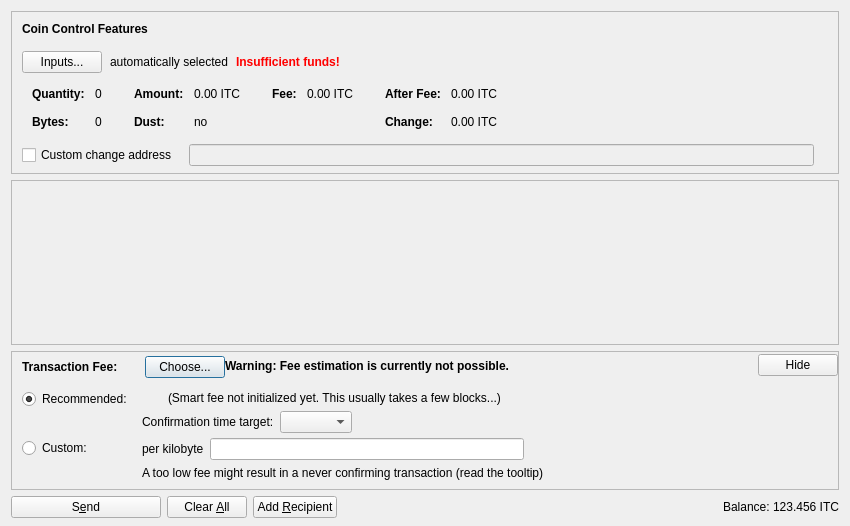
<?xml version="1.0" encoding="UTF-8"?>
<ui version="4.0">
 <class>SendCoinsDialog</class>
 <widget class="QDialog" name="SendCoinsDialog">
  <property name="geometry">
   <rect>
    <x>0</x>
    <y>0</y>
    <width>850</width>
    <height>526</height>
   </rect>
  </property>
  <property name="windowTitle">
   <string>Send Coins</string>
  </property>
  <layout class="QVBoxLayout" name="verticalLayout" stretch="0,1,0,0">
   <property name="bottomMargin">
    <number>8</number>
   </property>
   <item>
    <widget class="QFrame" name="frameCoinControl">
     <property name="sizePolicy">
      <sizepolicy hsizetype="Expanding" vsizetype="Expanding">
       <horstretch>0</horstretch>
       <verstretch>0</verstretch>
      </sizepolicy>
     </property>
     <property name="maximumSize">
      <size>
       <width>16777215</width>
       <height>16777215</height>
      </size>
     </property>
     <property name="frameShape">
      <enum>QFrame::StyledPanel</enum>
     </property>
     <property name="frameShadow">
      <enum>QFrame::Sunken</enum>
     </property>
     <layout class="QVBoxLayout" name="verticalLayoutCoinControl2">
      <property name="spacing">
       <number>0</number>
      </property>
      <property name="leftMargin">
       <number>0</number>
      </property>
      <property name="topMargin">
       <number>0</number>
      </property>
      <property name="rightMargin">
       <number>0</number>
      </property>
      <property name="bottomMargin">
       <number>6</number>
      </property>
      <item>
       <layout class="QVBoxLayout" name="verticalLayoutCoinControl" stretch="0,0,0,0,1">
        <property name="spacing">
         <number>0</number>
        </property>
        <property name="leftMargin">
         <number>10</number>
        </property>
        <property name="topMargin">
         <number>10</number>
        </property>
        <item>
         <layout class="QHBoxLayout" name="horizontalLayoutCoinControl1">
          <property name="bottomMargin">
           <number>15</number>
          </property>
          <item>
           <widget class="QLabel" name="labelCoinControlFeatures">
            <property name="sizePolicy">
             <sizepolicy hsizetype="Preferred" vsizetype="Maximum">
              <horstretch>0</horstretch>
              <verstretch>0</verstretch>
             </sizepolicy>
            </property>
            <property name="font">
             <font>
              <weight>75</weight>
              <bold>true</bold>
             </font>
            </property>
            <property name="styleSheet">
             <string notr="true">font-weight:bold;</string>
            </property>
            <property name="text">
             <string>Coin Control Features</string>
            </property>
           </widget>
          </item>
         </layout>
        </item>
        <item>
         <layout class="QHBoxLayout" name="horizontalLayoutCoinControl2" stretch="0,0,0,0">
          <property name="spacing">
           <number>8</number>
          </property>
          <property name="bottomMargin">
           <number>10</number>
          </property>
          <item>
           <widget class="QPushButton" name="pushButtonCoinControl">
            <property name="styleSheet">
             <string notr="true"/>
            </property>
            <property name="text">
             <string>Inputs...</string>
            </property>
            <property name="autoDefault">
             <bool>false</bool>
            </property>
           </widget>
          </item>
          <item>
           <widget class="QLabel" name="labelCoinControlAutomaticallySelected">
            <property name="text">
             <string>automatically selected</string>
            </property>
            <property name="margin">
             <number>5</number>
            </property>
           </widget>
          </item>
          <item>
           <widget class="QLabel" name="labelCoinControlInsuffFunds">
            <property name="font">
             <font>
              <weight>75</weight>
              <bold>true</bold>
             </font>
            </property>
            <property name="styleSheet">
             <string notr="true">color:red;font-weight:bold;</string>
            </property>
            <property name="text">
             <string>Insufficient funds!</string>
            </property>
            <property name="margin">
             <number>5</number>
            </property>
           </widget>
          </item>
          <item>
           <spacer name="horizontalSpacerCoinControl">
            <property name="orientation">
             <enum>Qt::Horizontal</enum>
            </property>
            <property name="sizeHint" stdset="0">
             <size>
              <width>40</width>
              <height>1</height>
             </size>
            </property>
           </spacer>
          </item>
         </layout>
        </item>
        <item>
         <widget class="QWidget" name="widgetCoinControl" native="true">
          <property name="sizePolicy">
           <sizepolicy hsizetype="Preferred" vsizetype="Preferred">
            <horstretch>0</horstretch>
            <verstretch>0</verstretch>
           </sizepolicy>
          </property>
          <property name="minimumSize">
           <size>
            <width>0</width>
            <height>0</height>
           </size>
          </property>
          <property name="styleSheet">
           <string notr="true"/>
          </property>
          <layout class="QHBoxLayout" name="horizontalLayoutCoinControl5">
           <property name="leftMargin">
            <number>0</number>
           </property>
           <property name="topMargin">
            <number>0</number>
           </property>
           <property name="rightMargin">
            <number>0</number>
           </property>
           <property name="bottomMargin">
            <number>0</number>
           </property>
           <item>
            <layout class="QHBoxLayout" name="horizontalLayoutCoinControl3" stretch="0,0,0,1">
             <property name="spacing">
              <number>20</number>
             </property>
             <property name="topMargin">
              <number>0</number>
             </property>
             <property name="bottomMargin">
              <number>10</number>
             </property>
             <item>
              <layout class="QFormLayout" name="formLayoutCoinControl1">
               <property name="horizontalSpacing">
                <number>10</number>
               </property>
               <property name="verticalSpacing">
                <number>14</number>
               </property>
               <property name="leftMargin">
                <number>10</number>
               </property>
               <property name="topMargin">
                <number>4</number>
               </property>
               <property name="rightMargin">
                <number>6</number>
               </property>
               <item row="0" column="0">
                <widget class="QLabel" name="labelCoinControlQuantityText">
                 <property name="font">
                  <font>
                   <weight>75</weight>
                   <bold>true</bold>
                  </font>
                 </property>
                 <property name="text">
                  <string>Quantity:</string>
                 </property>
                 <property name="margin">
                  <number>0</number>
                 </property>
                </widget>
               </item>
               <item row="0" column="1">
                <widget class="QLabel" name="labelCoinControlQuantity">
                 <property name="cursor">
                  <cursorShape>IBeamCursor</cursorShape>
                 </property>
                 <property name="contextMenuPolicy">
                  <enum>Qt::ActionsContextMenu</enum>
                 </property>
                 <property name="text">
                  <string notr="true">0</string>
                 </property>
                 <property name="margin">
                  <number>0</number>
                 </property>
                 <property name="textInteractionFlags">
                  <set>Qt::LinksAccessibleByMouse|Qt::TextSelectableByKeyboard|Qt::TextSelectableByMouse</set>
                 </property>
                </widget>
               </item>
               <item row="1" column="0">
                <widget class="QLabel" name="labelCoinControlBytesText">
                 <property name="font">
                  <font>
                   <weight>75</weight>
                   <bold>true</bold>
                  </font>
                 </property>
                 <property name="text">
                  <string>Bytes:</string>
                 </property>
                </widget>
               </item>
               <item row="1" column="1">
                <widget class="QLabel" name="labelCoinControlBytes">
                 <property name="cursor">
                  <cursorShape>IBeamCursor</cursorShape>
                 </property>
                 <property name="contextMenuPolicy">
                  <enum>Qt::ActionsContextMenu</enum>
                 </property>
                 <property name="text">
                  <string notr="true">0</string>
                 </property>
                 <property name="textInteractionFlags">
                  <set>Qt::LinksAccessibleByMouse|Qt::TextSelectableByKeyboard|Qt::TextSelectableByMouse</set>
                 </property>
                </widget>
               </item>
              </layout>
             </item>
             <item>
              <layout class="QFormLayout" name="formLayoutCoinControl2">
               <property name="horizontalSpacing">
                <number>10</number>
               </property>
               <property name="verticalSpacing">
                <number>14</number>
               </property>
               <property name="leftMargin">
                <number>6</number>
               </property>
               <property name="topMargin">
                <number>4</number>
               </property>
               <property name="rightMargin">
                <number>6</number>
               </property>
               <item row="0" column="0">
                <widget class="QLabel" name="labelCoinControlAmountText">
                 <property name="font">
                  <font>
                   <weight>75</weight>
                   <bold>true</bold>
                  </font>
                 </property>
                 <property name="text">
                  <string>Amount:</string>
                 </property>
                 <property name="margin">
                  <number>0</number>
                 </property>
                </widget>
               </item>
               <item row="0" column="1">
                <widget class="QLabel" name="labelCoinControlAmount">
                 <property name="cursor">
                  <cursorShape>IBeamCursor</cursorShape>
                 </property>
                 <property name="contextMenuPolicy">
                  <enum>Qt::ActionsContextMenu</enum>
                 </property>
                 <property name="text">
                  <string notr="true">0.00 ITC</string>
                 </property>
                 <property name="textInteractionFlags">
                  <set>Qt::LinksAccessibleByMouse|Qt::TextSelectableByKeyboard|Qt::TextSelectableByMouse</set>
                 </property>
                </widget>
               </item>
               <item row="1" column="0">
                <widget class="QLabel" name="labelCoinControlLowOutputText">
                 <property name="font">
                  <font>
                   <weight>75</weight>
                   <bold>true</bold>
                  </font>
                 </property>
                 <property name="text">
                  <string>Dust:</string>
                 </property>
                </widget>
               </item>
               <item row="1" column="1">
                <widget class="QLabel" name="labelCoinControlLowOutput">
                 <property name="cursor">
                  <cursorShape>IBeamCursor</cursorShape>
                 </property>
                 <property name="contextMenuPolicy">
                  <enum>Qt::ActionsContextMenu</enum>
                 </property>
                 <property name="text">
                  <string notr="true">no</string>
                 </property>
                 <property name="textInteractionFlags">
                  <set>Qt::LinksAccessibleByMouse|Qt::TextSelectableByKeyboard|Qt::TextSelectableByMouse</set>
                 </property>
                </widget>
               </item>
              </layout>
             </item>
             <item>
              <layout class="QFormLayout" name="formLayoutCoinControl3">
               <property name="horizontalSpacing">
                <number>10</number>
               </property>
               <property name="verticalSpacing">
                <number>14</number>
               </property>
               <property name="leftMargin">
                <number>6</number>
               </property>
               <property name="topMargin">
                <number>4</number>
               </property>
               <property name="rightMargin">
                <number>6</number>
               </property>
               <item row="0" column="0">
                <widget class="QLabel" name="labelCoinControlFeeText">
                 <property name="font">
                  <font>
                   <weight>75</weight>
                   <bold>true</bold>
                  </font>
                 </property>
                 <property name="text">
                  <string>Fee:</string>
                 </property>
                 <property name="margin">
                  <number>0</number>
                 </property>
                </widget>
               </item>
               <item row="0" column="1">
                <widget class="QLabel" name="labelCoinControlFee">
                 <property name="cursor">
                  <cursorShape>IBeamCursor</cursorShape>
                 </property>
                 <property name="contextMenuPolicy">
                  <enum>Qt::ActionsContextMenu</enum>
                 </property>
                 <property name="text">
                  <string notr="true">0.00 ITC</string>
                 </property>
                 <property name="textInteractionFlags">
                  <set>Qt::LinksAccessibleByMouse|Qt::TextSelectableByKeyboard|Qt::TextSelectableByMouse</set>
                 </property>
                </widget>
               </item>
              </layout>
             </item>
             <item>
              <layout class="QFormLayout" name="formLayoutCoinControl4">
               <property name="horizontalSpacing">
                <number>10</number>
               </property>
               <property name="verticalSpacing">
                <number>14</number>
               </property>
               <property name="leftMargin">
                <number>6</number>
               </property>
               <property name="topMargin">
                <number>4</number>
               </property>
               <property name="rightMargin">
                <number>6</number>
               </property>
               <item row="0" column="0">
                <widget class="QLabel" name="labelCoinControlAfterFeeText">
                 <property name="font">
                  <font>
                   <weight>75</weight>
                   <bold>true</bold>
                  </font>
                 </property>
                 <property name="text">
                  <string>After Fee:</string>
                 </property>
                 <property name="margin">
                  <number>0</number>
                 </property>
                </widget>
               </item>
               <item row="0" column="1">
                <widget class="QLabel" name="labelCoinControlAfterFee">
                 <property name="cursor">
                  <cursorShape>IBeamCursor</cursorShape>
                 </property>
                 <property name="contextMenuPolicy">
                  <enum>Qt::ActionsContextMenu</enum>
                 </property>
                 <property name="text">
                  <string notr="true">0.00 ITC</string>
                 </property>
                 <property name="textInteractionFlags">
                  <set>Qt::LinksAccessibleByMouse|Qt::TextSelectableByKeyboard|Qt::TextSelectableByMouse</set>
                 </property>
                </widget>
               </item>
               <item row="1" column="0">
                <widget class="QLabel" name="labelCoinControlChangeText">
                 <property name="font">
                  <font>
                   <weight>75</weight>
                   <bold>true</bold>
                  </font>
                 </property>
                 <property name="text">
                  <string>Change:</string>
                 </property>
                </widget>
               </item>
               <item row="1" column="1">
                <widget class="QLabel" name="labelCoinControlChange">
                 <property name="cursor">
                  <cursorShape>IBeamCursor</cursorShape>
                 </property>
                 <property name="contextMenuPolicy">
                  <enum>Qt::ActionsContextMenu</enum>
                 </property>
                 <property name="text">
                  <string notr="true">0.00 ITC</string>
                 </property>
                 <property name="textInteractionFlags">
                  <set>Qt::LinksAccessibleByMouse|Qt::TextSelectableByKeyboard|Qt::TextSelectableByMouse</set>
                 </property>
                </widget>
               </item>
              </layout>
             </item>
            </layout>
           </item>
          </layout>
         </widget>
        </item>
        <item>
         <layout class="QHBoxLayout" name="horizontalLayoutCoinControl4" stretch="0,0,0">
          <property name="spacing">
           <number>12</number>
          </property>
          <property name="sizeConstraint">
           <enum>QLayout::SetDefaultConstraint</enum>
          </property>
          <property name="topMargin">
           <number>5</number>
          </property>
          <property name="rightMargin">
           <number>5</number>
          </property>
          <item>
           <widget class="QCheckBox" name="checkBoxCoinControlChange">
            <property name="toolTip">
             <string>If this is activated, but the change address is empty or invalid, change will be sent to a newly generated address.</string>
            </property>
            <property name="text">
             <string>Custom change address</string>
            </property>
           </widget>
          </item>
          <item>
           <widget class="QValidatedLineEdit" name="lineEditCoinControlChange">
            <property name="enabled">
             <bool>false</bool>
            </property>
            <property name="sizePolicy">
             <sizepolicy hsizetype="Expanding" vsizetype="Fixed">
              <horstretch>0</horstretch>
              <verstretch>0</verstretch>
             </sizepolicy>
            </property>
           </widget>
          </item>
          <item>
           <widget class="QLabel" name="labelCoinControlChangeLabel">
            <property name="sizePolicy">
             <sizepolicy hsizetype="Preferred" vsizetype="Expanding">
              <horstretch>0</horstretch>
              <verstretch>0</verstretch>
             </sizepolicy>
            </property>
            <property name="minimumSize">
             <size>
              <width>0</width>
              <height>0</height>
             </size>
            </property>
            <property name="text">
             <string/>
            </property>
            <property name="margin">
             <number>3</number>
            </property>
           </widget>
          </item>
         </layout>
        </item>
        <item>
         <spacer name="verticalSpacerCoinControl">
          <property name="orientation">
           <enum>Qt::Vertical</enum>
          </property>
          <property name="sizeHint" stdset="0">
           <size>
            <width>800</width>
            <height>1</height>
           </size>
          </property>
         </spacer>
        </item>
       </layout>
      </item>
     </layout>
    </widget>
   </item>
   <item>
    <widget class="QScrollArea" name="scrollArea">
     <property name="widgetResizable">
      <bool>true</bool>
     </property>
     <widget class="QWidget" name="scrollAreaWidgetContents">
      <property name="geometry">
       <rect>
        <x>0</x>
        <y>0</y>
        <width>830</width>
        <height>104</height>
       </rect>
      </property>
      <layout class="QVBoxLayout" name="verticalLayout_2" stretch="0,1">
       <property name="leftMargin">
        <number>0</number>
       </property>
       <property name="topMargin">
        <number>0</number>
       </property>
       <property name="rightMargin">
        <number>0</number>
       </property>
       <property name="bottomMargin">
        <number>0</number>
       </property>
       <item>
        <layout class="QVBoxLayout" name="entries">
         <property name="spacing">
          <number>6</number>
         </property>
        </layout>
       </item>
       <item>
        <spacer name="verticalSpacer">
         <property name="orientation">
          <enum>Qt::Vertical</enum>
         </property>
         <property name="sizeHint" stdset="0">
          <size>
           <width>20</width>
           <height>40</height>
          </size>
         </property>
        </spacer>
       </item>
      </layout>
     </widget>
    </widget>
   </item>
   <item>
    <widget class="QFrame" name="frameFee">
     <property name="sizePolicy">
      <sizepolicy hsizetype="Expanding" vsizetype="Expanding">
       <horstretch>0</horstretch>
       <verstretch>0</verstretch>
      </sizepolicy>
     </property>
     <property name="maximumSize">
      <size>
       <width>16777215</width>
       <height>16777215</height>
      </size>
     </property>
     <property name="frameShape">
      <enum>QFrame::StyledPanel</enum>
     </property>
     <property name="frameShadow">
      <enum>QFrame::Sunken</enum>
     </property>
     <layout class="QVBoxLayout" name="verticalLayoutFee1">
      <property name="spacing">
       <number>0</number>
      </property>
      <property name="leftMargin">
       <number>0</number>
      </property>
      <property name="topMargin">
       <number>0</number>
      </property>
      <property name="rightMargin">
       <number>0</number>
      </property>
      <property name="bottomMargin">
       <number>0</number>
      </property>
      <item>
       <layout class="QVBoxLayout" name="verticalLayoutFee2" stretch="0,0,0">
        <property name="spacing">
         <number>0</number>
        </property>
        <property name="leftMargin">
         <number>10</number>
        </property>
        <property name="topMargin">
         <number>0</number>
        </property>
        <item>
         <layout class="QHBoxLayout" name="horizontalLayoutFee1">
          <property name="bottomMargin">
           <number>0</number>
          </property>
          <item>
           <layout class="QVBoxLayout" name="verticalLayoutFee7">
            <property name="spacing">
             <number>0</number>
            </property>
            <item>
             <spacer name="verticalSpacerSmartFee">
              <property name="orientation">
               <enum>Qt::Vertical</enum>
              </property>
              <property name="sizeType">
               <enum>QSizePolicy::Fixed</enum>
              </property>
              <property name="sizeHint" stdset="0">
               <size>
                <width>1</width>
                <height>4</height>
               </size>
              </property>
             </spacer>
            </item>
            <item>
             <layout class="QHBoxLayout" name="horizontalLayoutSmartFee">
              <property name="spacing">
               <number>10</number>
              </property>
              <item>
               <widget class="QLabel" name="labelFeeHeadline">
                <property name="sizePolicy">
                 <sizepolicy hsizetype="Preferred" vsizetype="Maximum">
                  <horstretch>0</horstretch>
                  <verstretch>0</verstretch>
                 </sizepolicy>
                </property>
                <property name="font">
                 <font>
                  <weight>75</weight>
                  <bold>true</bold>
                 </font>
                </property>
                <property name="styleSheet">
                 <string notr="true">font-weight:bold;</string>
                </property>
                <property name="text">
                 <string>Transaction Fee:</string>
                </property>
               </widget>
              </item>
              <item>
               <widget class="QLabel" name="labelFeeMinimized">
                <property name="text">
                 <string/>
                </property>
               </widget>
              </item>
              <item>
               <widget class="QPushButton" name="buttonChooseFee">
                <property name="text">
                 <string>Choose...</string>
                </property>
               </widget>
              </item>
             </layout>
            </item>
            <item>
             <spacer name="verticalSpacer_5">
              <property name="orientation">
               <enum>Qt::Vertical</enum>
              </property>
              <property name="sizeHint" stdset="0">
               <size>
                <width>1</width>
                <height>1</height>
               </size>
              </property>
             </spacer>
            </item>
           </layout>
          </item>
          <item>
           <widget class="QLabel" name="fallbackFeeWarningLabel">
            <property name="toolTip">
             <string>Using the fallbackfee can result in sending a transaction that will take several hours or days (or never) to confirm. Consider choosing your fee manually or wait until you have validated the complete chain.</string>
            </property>
            <property name="font">
            <font>
                <weight>75</weight>
                <bold>true</bold>
            </font>
            </property>
            <property name="text">
             <string>Warning: Fee estimation is currently not possible.</string>
            </property>
            <property name="wordWrap">
             <bool>false</bool>
            </property>
           </widget>
          </item>
          <item>
           <spacer name="horizontalSpacer_4">
            <property name="orientation">
             <enum>Qt::Horizontal</enum>
            </property>
            <property name="sizeType">
             <enum>QSizePolicy::MinimumExpanding</enum>
            </property>
            <property name="sizeHint" stdset="0">
             <size>
              <width>40</width>
              <height>20</height>
             </size>
            </property>
           </spacer>
          </item>
          <item>
           <widget class="QPushButton" name="buttonMinimizeFee">
            <property name="toolTip">
             <string>collapse fee-settings</string>
            </property>
            <property name="text">
             <string>Hide</string>
            </property>
           </widget>
          </item>
         </layout>
        </item>
        <item>
         <widget class="QFrame" name="frameFeeSelection">
          <layout class="QVBoxLayout" name="verticalLayoutFee12">
           <property name="spacing">
            <number>0</number>
           </property>
           <property name="leftMargin">
            <number>0</number>
           </property>
           <property name="topMargin">
            <number>0</number>
           </property>
           <property name="rightMargin">
            <number>0</number>
           </property>
           <property name="bottomMargin">
            <number>0</number>
           </property>
           <item>
            <layout class="QGridLayout" name="gridLayoutFee">
             <property name="topMargin">
              <number>10</number>
             </property>
             <property name="bottomMargin">
              <number>4</number>
             </property>
             <property name="horizontalSpacing">
              <number>10</number>
             </property>
             <property name="verticalSpacing">
              <number>4</number>
             </property>
             <item row="1" column="1">
              <layout class="QVBoxLayout" name="verticalLayoutFee8">
               <property name="spacing">
                <number>6</number>
               </property>
               <item>
                <layout class="QHBoxLayout" name="horizontalLayoutFee13">
                 <item>
                  <widget class="QLabel" name="labelCustomPerKilobyte">
                   <property name="toolTip">
                    <string>Specify a custom fee per kB (1,000 bytes) of the transaction's virtual size.

Note:  Since the fee is calculated on a per-byte basis, a fee of "100 satoshis per kB" for a transaction size of 500 bytes (half of 1 kB) would ultimately yield a fee of only 50 satoshis.</string>
                   </property>
                   <property name="text">
                    <string>per kilobyte</string>
                   </property>
                  </widget>
                 </item>
                 <item>
                  <widget class="BitcoinAmountField" name="customFee"/>
                 </item>
                 <item>
                  <spacer name="horizontalSpacer_6">
                   <property name="orientation">
                    <enum>Qt::Horizontal</enum>
                   </property>
                   <property name="sizeHint" stdset="0">
                    <size>
                     <width>1</width>
                     <height>1</height>
                    </size>
                   </property>
                  </spacer>
                 </item>
                </layout>
               </item>
               <item>
                <layout class="QHBoxLayout" name="horizontalLayoutFee8">
                 <item>
                  <widget class="QLabel" name="labelCustomFeeWarning">
                   <property name="enabled">
                    <bool>true</bool>
                   </property>
                   <property name="toolTip">
                    <string>When there is less transaction volume than space in the blocks, miners as well as relaying nodes may enforce a minimum fee. Paying only this minimum fee is just fine, but be aware that this can result in a never confirming transaction once there is more demand for infinitycoin transactions than the network can process.</string>
                   </property>
                   <property name="text">
                    <string>A too low fee might result in a never confirming transaction (read the tooltip)</string>
                   </property>
                  </widget>
                 </item>
                 <item>
                  <spacer name="horizontalSpacer_2">
                   <property name="orientation">
                    <enum>Qt::Horizontal</enum>
                   </property>
                   <property name="sizeHint" stdset="0">
                    <size>
                     <width>1</width>
                     <height>1</height>
                    </size>
                   </property>
                  </spacer>
                 </item>
                </layout>
               </item>
              </layout>
             </item>
             <item row="0" column="0">
              <layout class="QVBoxLayout" name="verticalLayoutFee4" stretch="0,1">
               <item>
                <widget class="QRadioButton" name="radioSmartFee">
                 <property name="text">
                  <string>Recommended:</string>
                 </property>
                 <property name="checked">
                  <bool>true</bool>
                 </property>
                 <attribute name="buttonGroup">
                  <string notr="true">groupFee</string>
                 </attribute>
                </widget>
               </item>
               <item>
                <spacer name="verticalSpacer_2">
                 <property name="orientation">
                  <enum>Qt::Vertical</enum>
                 </property>
                 <property name="sizeHint" stdset="0">
                  <size>
                   <width>1</width>
                   <height>1</height>
                  </size>
                 </property>
                </spacer>
               </item>
              </layout>
             </item>
             <item row="1" column="0">
              <layout class="QVBoxLayout" name="verticalLayoutFee9" stretch="0,1">
               <item>
                <widget class="QRadioButton" name="radioCustomFee">
                 <property name="text">
                  <string>Custom:</string>
                 </property>
                 <attribute name="buttonGroup">
                  <string notr="true">groupFee</string>
                 </attribute>
                </widget>
               </item>
               <item>
                <spacer name="verticalSpacer_6">
                 <property name="orientation">
                  <enum>Qt::Vertical</enum>
                 </property>
                 <property name="sizeHint" stdset="0">
                  <size>
                   <width>1</width>
                   <height>1</height>
                  </size>
                 </property>
                </spacer>
               </item>
              </layout>
             </item>
             <item row="0" column="1">
              <layout class="QVBoxLayout" name="verticalLayoutFee3" stretch="0,0,1">
               <property name="spacing">
                <number>6</number>
               </property>
               <property name="topMargin">
                <number>2</number>
               </property>
               <item>
                <layout class="QHBoxLayout" name="horizontalLayoutFee12">
                 <item>
                  <widget class="QLabel" name="labelSmartFee">
                   <property name="text">
                    <string/>
                   </property>
                  </widget>
                 </item>
                 <item>
                  <widget class="QLabel" name="labelFeeEstimation">
                   <property name="text">
                    <string/>
                   </property>
                  </widget>
                 </item>
                 <item>
                  <widget class="QLabel" name="labelSmartFee2">
                   <property name="text">
                    <string>(Smart fee not initialized yet. This usually takes a few blocks...)</string>
                   </property>
                  </widget>
                 </item>
                 <item>
                  <spacer name="horizontalSpacer_5">
                   <property name="orientation">
                    <enum>Qt::Horizontal</enum>
                   </property>
                   <property name="sizeHint" stdset="0">
                    <size>
                     <width>1</width>
                     <height>1</height>
                    </size>
                   </property>
                  </spacer>
                 </item>
                </layout>
               </item>
               <item>
                <layout class="QHBoxLayout" name="horizontalLayoutFee9">
                 <item>
                  <layout class="QVBoxLayout" name="verticalLayoutFee6">
                   <item>
                    <widget class="QLabel" name="labelSmartFee3">
                     <property name="text">
                      <string>Confirmation time target:</string>
                     </property>
                    </widget>
                   </item>
                  </layout>
                 </item>
                 <item>
                  <layout class="QVBoxLayout" name="verticalLayoutFee5">
                   <property name="rightMargin">
                    <number>30</number>
                   </property>
                   <item>
                    <layout class="QHBoxLayout" name="horizontalLayoutConfTarget">
                     <property name="bottomMargin">
                      <number>0</number>
                     </property>
                     <item>
                      <widget class="QComboBox" name="confTargetSelector"/>
                     </item>
                     <item>
                      <spacer name="horizontalSpacerConfTarget">
                       <property name="orientation">
                        <enum>Qt::Horizontal</enum>
                       </property>
                       <property name="sizeHint" stdset="0">
                        <size>
                         <width>40</width>
                         <height>20</height>
                        </size>
                       </property>
                      </spacer>
                     </item>
                    </layout>
                   </item>
                  </layout>
                 </item>
                </layout>
               </item>
               <item>
                <spacer name="verticalSpacer_4">
                 <property name="orientation">
                  <enum>Qt::Vertical</enum>
                 </property>
                 <property name="sizeHint" stdset="0">
                  <size>
                   <width>1</width>
                   <height>1</height>
                  </size>
                 </property>
                </spacer>
               </item>
              </layout>
             </item>
            </layout>
           </item>
          </layout>
         </widget>
        </item>
        <item>
         <spacer name="verticalSpacerFee">
          <property name="orientation">
           <enum>Qt::Vertical</enum>
          </property>
          <property name="sizeHint" stdset="0">
           <size>
            <width>40</width>
            <height>5</height>
           </size>
          </property>
         </spacer>
        </item>
       </layout>
      </item>
     </layout>
    </widget>
   </item>
   <item>
    <layout class="QHBoxLayout" name="horizontalLayout">
     <item>
      <widget class="QPushButton" name="sendButton">
       <property name="minimumSize">
        <size>
         <width>150</width>
         <height>0</height>
        </size>
       </property>
       <property name="toolTip">
        <string>Confirm the send action</string>
       </property>
       <property name="text">
        <string>S&amp;end</string>
       </property>
       <property name="icon">
        <iconset resource="../bitcoin.qrc">
         <normaloff>:/icons/send</normaloff>:/icons/send</iconset>
       </property>
       <property name="autoDefault">
        <bool>false</bool>
       </property>
       <property name="default">
        <bool>false</bool>
       </property>
      </widget>
     </item>
     <item>
      <widget class="QPushButton" name="clearButton">
       <property name="sizePolicy">
        <sizepolicy hsizetype="Minimum" vsizetype="Fixed">
         <horstretch>0</horstretch>
         <verstretch>0</verstretch>
        </sizepolicy>
       </property>
       <property name="toolTip">
        <string>Clear all fields of the form.</string>
       </property>
       <property name="text">
        <string>Clear &amp;All</string>
       </property>
       <property name="icon">
        <iconset resource="../bitcoin.qrc">
         <normaloff>:/icons/remove</normaloff>:/icons/remove</iconset>
       </property>
       <property name="autoDefault">
        <bool>false</bool>
       </property>
      </widget>
     </item>
     <item>
      <widget class="QPushButton" name="addButton">
       <property name="toolTip">
        <string>Send to multiple recipients at once</string>
       </property>
       <property name="text">
        <string>Add &amp;Recipient</string>
       </property>
       <property name="icon">
        <iconset resource="../bitcoin.qrc">
         <normaloff>:/icons/add</normaloff>:/icons/add</iconset>
       </property>
       <property name="autoDefault">
        <bool>false</bool>
       </property>
      </widget>
     </item>
     <item>
      <spacer name="horizontalSpacer">
       <property name="orientation">
        <enum>Qt::Horizontal</enum>
       </property>
       <property name="sizeHint" stdset="0">
        <size>
         <width>40</width>
         <height>20</height>
        </size>
       </property>
      </spacer>
     </item>
     <item>
      <layout class="QHBoxLayout" name="horizontalLayout_2">
       <property name="spacing">
        <number>3</number>
       </property>
       <item>
        <widget class="QLabel" name="label">
         <property name="sizePolicy">
          <sizepolicy hsizetype="Preferred" vsizetype="Fixed">
           <horstretch>0</horstretch>
           <verstretch>0</verstretch>
          </sizepolicy>
         </property>
         <property name="text">
          <string>Balance:</string>
         </property>
        </widget>
       </item>
       <item>
        <widget class="QLabel" name="labelBalance">
         <property name="sizePolicy">
          <sizepolicy hsizetype="Preferred" vsizetype="Fixed">
           <horstretch>0</horstretch>
           <verstretch>0</verstretch>
          </sizepolicy>
         </property>
         <property name="cursor">
          <cursorShape>IBeamCursor</cursorShape>
         </property>
         <property name="text">
          <string notr="true">123.456 ITC</string>
         </property>
         <property name="textInteractionFlags">
          <set>Qt::LinksAccessibleByMouse|Qt::TextSelectableByKeyboard|Qt::TextSelectableByMouse</set>
         </property>
        </widget>
       </item>
      </layout>
     </item>
    </layout>
   </item>
  </layout>
 </widget>
 <customwidgets>
  <customwidget>
   <class>QValidatedLineEdit</class>
   <extends>QLineEdit</extends>
   <header>qt/qvalidatedlineedit.h</header>
  </customwidget>
  <customwidget>
   <class>BitcoinAmountField</class>
   <extends>QLineEdit</extends>
   <header>qt/bitcoinamountfield.h</header>
   <container>1</container>
  </customwidget>
 </customwidgets>
 <resources>
  <include location="../bitcoin.qrc"/>
 </resources>
 <connections/>
 <buttongroups>
  <buttongroup name="groupFee"/>
 </buttongroups>
</ui>
